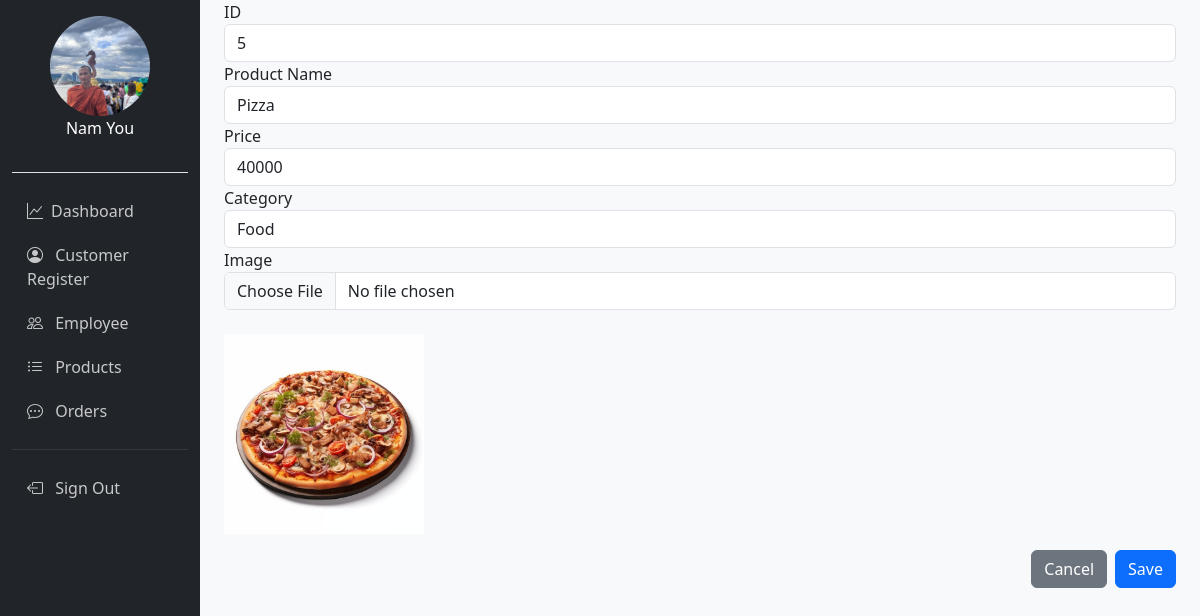
Screenshot of /views/products/updateproducts.php?id=5 (signed in) with the database file from the repository.
### tables this page shows
CREATE TABLE IF NOT EXISTS `product` (
  `product_id` int NOT NULL AUTO_INCREMENT,
  `product_name` varchar(50) NOT NULL,
  `product_price` float NOT NULL,
  `product_image` text NOT NULL,
  `category` varchar(50) NOT NULL,
  PRIMARY KEY (`product_id`)
);

### config/database.php (called while the page is built, shortened)
<?php
class database
{
    public function __construct()
    {
        $this->connection = mysqli_connect("localhost", "root", "", "mangement_food");
    }
}
?>

### models/productmodel.php (called while the page is built, shortened)
<?php
require_once __DIR__ . "/../config/database.php";
class productmodel extends database
{
    private $product_id;
    public function setId($id)
    {
        $this->product_id = $id;
    }
    public function getProductById()
    {
        $selectProduct = "SELECT * FROM product WHERE product_id = '{$this->product_id}' LIMIT 1";
        $result = mysqli_query($this->connection, $selectProduct);
        return mysqli_fetch_assoc($result);
    }
}
?>

### controller/Productcontroller.php (called while the page is built, shortened)
<?php
require_once __DIR__ . "/../models/productmodel.php";
class Productcontroller extends productmodel
{
    public function editProductById($id)
    {
        return $this->getProductById();
    }
}
?>

### views/products/updateproducts.php (the view, shortened to what this page needs)
<?php
include "../pages/header.php";
include_once("../../controller/Productcontroller.php");
$controller = new Productcontroller();
$editeProduct = [];
if (isset($_GET['id'])) {
    $id = $_GET['id'];
    $editeProduct = $controller->editProductById($id);
}
?>
<div class="container-fluid">
    <div class="row">
        <?php include '../pages/navbar.php'; ?>
        <div class="col-md-9 ms-sm-auto col-lg-10 px-md-4">
            <form method="post" enctype="multipart/form-data">
                <label for="product_id">ID</label>
                <input type="text" readonly class="form-control" name="product_id"
                    value="<?php echo isset($editeProduct['product_id']) ? $editeProduct['product_id'] : ''; ?>">
                <label for="product_name">Product Name</label>
                <input type="text" class="form-control" id="product_name" name="product_name"
                    value="<?php echo isset($editeProduct['product_name']) ? $editeProduct['product_name'] : ''; ?>"
                    required>
                <label for="product_price">Price</label>
                <input type="text" class="form-control" id="product_price" name="product_price"
                    value="<?php echo isset($editeProduct['product_price']) ? $editeProduct['product_price'] : ''; ?>"
                    required>
                <label for="category_no">Category</label>
                <select name="category_no" class="form-control" id="category_no" required>
                    <?php
                    $categories = ['Drinks', 'Food', 'SeaFood', 'Steak', 'Soup', 'Bear', 'Hot Pot', 'Shushi'];
                    foreach ($categories as $cat) {
                        $selected = ($editeProduct['category'] ?? '') === $cat ? 'selected' : '';
                        echo "<option value='$cat' $selected>$cat</option>";
                    }
                    ?>
                </select>
                <label for="product_image">Image</label>
                <input type="file" class="form-control" id="imageInput" accept="image/*" name="product_image">
                <?php if (!empty($editeProduct['product_image'])): ?>
                    <br>
                    <img id="currentImage" src="../admin/products/<?php echo $editeProduct['product_image']; ?>"
                        alt="Current Image" style="max-width: 200px;" />
                <?php endif; ?>
                <div class="modal-footer d-flex gap-2 mt-3">
                    <a class="btn btn-secondary text-decoration-none text-white" href="../admin/product.php">Cancel</a>
                    <button type="submit" class="btn btn-primary" name="save_product">Save</button>
                </div>
            </form>
        </div>
    </div>
</div>
<?php include "../pages/footer.php"; ?>

### assets/css/style.css (style rules this page uses)
body { background-color: #f8f9fa; }

### rows the page displays
product: product_id "5", product_name "Pizza", product_price "40000", product_image (picture)

### other values shown
$_SESSION['firstname'] "Nam"
$_SESSION['lasttname'] "You"
form field category_no "Food"
